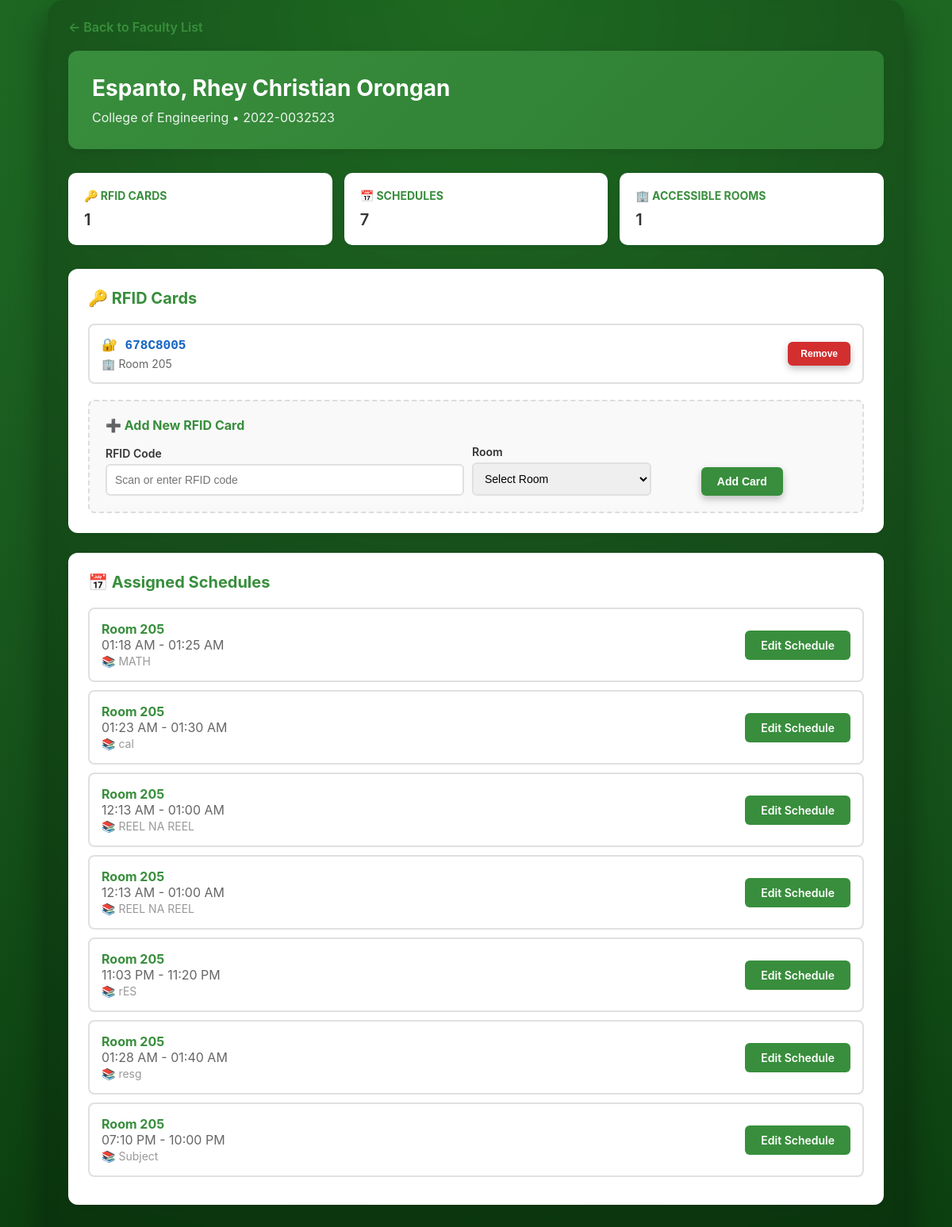
Page /accounts/faculty/5/access/ (signed in) on the committed database.
### kbox_app/models.py (models this page shows, shortened)
class Faculty(models.Model):
    DEPARTMENT_CHOICES = [
        ("COE", "College of Engineering"),
        ("CCIS", "College of Computing and Information Sciences"),
        ("CBT", "College of Business and Technology"),
        ("CAS", "College of Arts and Sciences"),
        ("CTE", "College of Teacher Education"),
    ]
    school_id = models.CharField(max_length=50, unique=True)
    full_name = models.CharField(max_length=150, blank=True, null=True)
    department = models.CharField(max_length=10, choices=DEPARTMENT_CHOICES, default="COE")
    is_active = models.BooleanField(default=True)

class RFIDRegistration(models.Model):
    rfid_code = models.CharField(max_length=50, unique=True)
    faculty = models.ForeignKey(Faculty, on_delete=models.CASCADE, related_name="rfid_cards")
    room = models.ForeignKey(Room, on_delete=models.CASCADE)
    is_active = models.BooleanField(default=True)
    created_at = models.DateTimeField(auto_now_add=True)

class Room(models.Model):
    code = models.CharField(max_length=10, unique=True)
    description = models.CharField(max_length=100, blank=True)
    is_active = models.BooleanField(default=True)
    created_at = models.DateTimeField(auto_now_add=True)
    updated_at = models.DateTimeField(auto_now=True)

class RoomSchedule(models.Model):
    DAY_CHOICES = [
        ("Mon", "Monday"),
        ("Tue", "Tuesday"),
        ("Wed", "Wednesday"),
        ("Thu", "Thursday"),
        ("Fri", "Friday"),
        ("Sat", "Saturday"),
        ("Sun", "Sunday"),
    ]
    SEMESTER_CHOICES = [
        ("1st", "1st Semester"),
        ("2nd", "2nd Semester"),
        ("summer", "Summer"),
        ("summer2", "Summer 2"),
    ]
    room = models.ForeignKey(Room, on_delete=models.CASCADE)
    semester = models.CharField(max_length=10, choices=SEMESTER_CHOICES, default="1st")
    day_of_week = models.CharField(max_length=100)
    start_time = models.TimeField()
    end_time = models.TimeField()
    subject = models.CharField(max_length=100, blank=True)
    instructor_name = models.CharField(max_length=100, blank=True)
    faculty = models.ForeignKey(
        Faculty,
        on_delete=models.SET_NULL,
        null=True,
        blank=True,
        related_name="schedules",
        help_text="Faculty member assigned to this schedule"
    )
    is_active = models.BooleanField(default=True)
    created_at = models.DateTimeField(auto_now_add=True)
    updated_at = models.DateTimeField(auto_now=True)
    def get_days_list(self):
        if self.day_of_week:
            return self.day_of_week.split(',')
        return []
    def get_days_display(self):
        days_map = {
            'monday': 'M',
            'tuesday': 'T',
            'wednesday': 'W',
            'thursday': 'Thu',
            'friday': 'F',
            'saturday': 'Sat',
            'sunday': 'Sun',
            'mon': 'M',
            'tue': 'T',
            'wed': 'W',
            'thu': 'Thu',
            'fri': 'Fri',
            'sat': 'Sat',
            'sun': 'Sun',
        }
        days = self.get_days_list()
        return ', '.join([days_map.get(day.strip().lower(), day.capitalize()) for day in days])
    def get_day_of_week_display(self):
        return self.get_days_display()

### kbox_app/views_management.py (the view, shortened to what this page needs)
# urls.py: path('faculty/<int:faculty_id>/access/', views_management.faculty_manage_access, name='faculty_manage_access'),
@staff_or_superuser_required
def faculty_manage_access(request, faculty_id):
    faculty = get_object_or_404(Faculty, id=faculty_id)
    rfid_cards = RFIDRegistration.objects.filter(faculty=faculty).select_related('room')
    schedules = RoomSchedule.objects.filter(faculty=faculty).select_related('room')
    assigned_room_ids = rfid_cards.values_list('room_id', flat=True)
    available_rooms = Room.objects.filter(is_active=True).exclude(id__in=assigned_room_ids)
    context = {
        'faculty': faculty,
        'rfid_cards': rfid_cards,
        'schedules': schedules,
        'available_rooms': available_rooms,
    }
    return render(request, 'kbox_app/faculty_manage_access.html', context)

### kbox_app/views.py (called while the page is built)
def staff_or_superuser_required(view_func):
    @wraps(view_func)
    def wrapper(request, *args, **kwargs):
        if not request.user.is_authenticated:
            return redirect('login')
        if request.user.is_superuser:
            return view_func(request, *args, **kwargs)
        try:
            if request.user.profile.user_type == 'staff':
                return view_func(request, *args, **kwargs)
        except UserProfile.DoesNotExist:
            pass
        return HttpResponseForbidden("Access denied. Staff or admin privileges required.")
    return wrapper

### kbox_app/templates/kbox_app/faculty_manage_access.html (shortened to what this page needs)
{% load static %}
<!DOCTYPE html>
<html lang="en">
<head>
  <link rel="stylesheet" href="{% static 'kbox_app/css/style.css' %}">
</head>
<body>
  <div class="container">
    <a href="{% url 'faculty_list' %}" class="back-link">← Back to Faculty List</a>
    <div class="faculty-header">
      <h1>{{ faculty.full_name }}</h1>
      <p>{{ faculty.get_department_display }} • {{ faculty.school_id }}</p>
    </div>
    <div class="info-grid">
      <div class="info-card">
        <h3>🔑 RFID Cards</h3>
        <p>{{ rfid_cards.count }}</p>
      </div>
      <div class="info-card">
        <h3>📅 Schedules</h3>
        <p>{{ schedules.count }}</p>
      </div>
      <div class="info-card">
        <h3>🏢 Accessible Rooms</h3>
        <p>{{ rfid_cards|length }}</p>
      </div>
    </div>
    <div class="section-box">
      <h2>🔑 RFID Cards</h2>
      {% if rfid_cards %}
        <ul class="rfid-list">
          {% for rfid in rfid_cards %}
            <li class="rfid-item">
              <div class="rfid-info">
                <div class="rfid-code">🔐 {{ rfid.rfid_code }}</div>
                <div class="rfid-room">🏢 Room {{ rfid.room.code }}</div>
              </div>
              <form method="post" style="margin: 0;">
                <button type="submit" class="btn btn-danger"
                        onclick="return confirm('Remove this RFID card?')">
                  Remove
                </button>
              </form>
            </li>
          {% endfor %}
        </ul>
      {% else %}
        <div class="empty-state">
          No RFID cards assigned yet. Add one below.
        </div>
      {% endif %}
      <div class="add-rfid-form" style="margin-top: 20px;">
        <h3>➕ Add New RFID Card</h3>
        <form method="post">
          <div class="form-row">
            <div class="form-group">
              <label for="rfid_code">RFID Code</label>
              <input type="text" name="rfid_code" id="rfid_code"
                     placeholder="Scan or enter RFID code" required>
            </div>
            <div class="form-group">
              <label for="room_id">Room</label>
              <select name="room_id" id="room_id" required>
                <option value="">Select Room</option>
              </select>
            </div>
            <div>
              <button type="submit" class="btn btn-primary">Add Card</button>
            </div>
          </div>
        </form>
      </div>
    </div>
    <div class="section-box">
      <h2>📅 Assigned Schedules</h2>
      {% if schedules %}
        <ul class="schedule-list">
          {% for schedule in schedules %}
            <li class="schedule-item">
              <div style="display: flex; justify-content: space-between; align-items: center;">
                <div>
                  <strong>Room {{ schedule.room.code }}</strong> •
                  {{ schedule.get_day_of_week_display }}<br>
                  <span style="color: #666;">
                    {{ schedule.start_time|time:"h:i A" }} - {{ schedule.end_time|time:"h:i A" }}
                  </span>
                  {% if schedule.subject %}
                    <br><span style="font-size: 14px; color: #999;">📚 {{ schedule.subject }}</span>
                  {% endif %}
                </div>
                <a href="{% url 'schedule_edit' schedule.id %}" class="btn btn-primary">
                  Edit Schedule
                </a>
              </div>
            </li>
          {% endfor %}
        </ul>
      {% else %}
        <div class="empty-state">
          No schedules assigned. Go to <a href="{% url 'schedule_list' %}">Schedule Management</a> to create schedules for this faculty.
        </div>
      {% endif %}
    </div>
  </div>
</body>
</html>

### kbox_app/static/kbox_app/css/style.css (style rules this page uses)
*, *::before, *::after { box-sizing: border-box; margin: 0; padding: 0; }
body { font-family: -apple-system, BlinkMacSystemFont, "Segoe UI", Arial, sans-serif; background: radial-gradient(circle at top, #258129 0, #1b5e20 45%, #0b3d0f 100%); color: #fefefe; min-height: 100vh; }
.container { width: 90%; max-width: 1200px; margin: 0 auto 40px auto; padding: 24px 26px 32px; background: rgba(0, 0, 0, 0.18); border-radius: 20px; box-shadow: 0 18px 45px rgba(0, 0, 0, 0.45); backdrop-filter: blur(8px); }
button, .logout-btn, a.logout-btn { display: inline-flex; align-items: center; justify-content: center; gap: 6px; padding: 10px 22px; border-radius: 999px; border: none; text-decoration: none; font-weight: 600; font-size: 0.95rem; cursor: pointer; background: #fdd835; color: #20451f; box-shadow: 0 4px 10px rgba(0, 0, 0, 0.25); transition: transform 0.15s ease, box-shadow 0.15s ease, background 0.15s ease; }
a { color: #ffeb3b; }

### kbox_app/templates/kbox_app/faculty_manage_access.html (style rules this page uses)
.faculty-header { background: linear-gradient(135deg, #388e3c 0%, #2e7d32 100%); color: white; padding: 30px; border-radius: 12px; margin-bottom: 30px; box-shadow: 0 4px 15px rgba(0,0,0,0.1); }
.faculty-header h1 { margin: 0 0 10px 0; font-size: 28px; }
.faculty-header p { margin: 0; opacity: 0.9; }
.info-grid { display: grid; grid-template-columns: repeat(auto-fit, minmax(200px, 1fr)); gap: 15px; margin-bottom: 30px; }
.info-card { background: white; padding: 20px; border-radius: 10px; box-shadow: 0 2px 8px rgba(0,0,0,0.08); }
.info-card h3 { margin: 0 0 10px 0; color: #388e3c; font-size: 14px; text-transform: uppercase; }
.info-card p { margin: 0; font-size: 20px; font-weight: 600; color: #333; }
.section-box { background: white; padding: 25px; border-radius: 12px; box-shadow: 0 2px 10px rgba(0,0,0,0.08); margin-bottom: 25px; }
.section-box h2 { margin: 0 0 20px 0; color: #388e3c; font-size: 20px; display: flex; align-items: center; gap: 10px; }
.rfid-list { list-style: none; padding: 0; margin: 0; }
.rfid-item { display: flex; justify-content: space-between; align-items: center; padding: 15px; border: 2px solid #e0e0e0; border-radius: 8px; margin-bottom: 10px; transition: all 0.2s; }
.rfid-info { flex: 1; }
.rfid-code { font-family: monospace; font-size: 16px; font-weight: 600; color: #1565c0; }
.rfid-room { font-size: 14px; color: #666; margin-top: 5px; }
.add-rfid-form { background: #f9f9f9; padding: 20px; border-radius: 8px; border: 2px dashed #ddd; }
.add-rfid-form h3 { margin: 0 0 15px 0; color: #388e3c; font-size: 16px; }
.form-row { display: grid; grid-template-columns: 2fr 1fr 1fr auto; gap: 10px; align-items: end; }
.form-group { margin-bottom: 0; }
.form-group label { display: block; margin-bottom: 5px; font-weight: 600; font-size: 14px; color: #333; }
.form-group input, .form-group select { width: 100%; padding: 10px; border: 2px solid #e0e0e0; border-radius: 6px; font-size: 14px; box-sizing: border-box; }
.schedule-list { list-style: none; padding: 0; margin: 0; }
.schedule-item { padding: 15px; border: 2px solid #e0e0e0; border-radius: 8px; margin-bottom: 10px; }
.schedule-item strong { color: #388e3c; }
.btn { padding: 10px 20px; border: none; border-radius: 6px; font-weight: 600; cursor: pointer; text-decoration: none; display: inline-block; transition: all 0.3s; font-size: 14px; }
.btn-primary { background: #388e3c; color: white; }
.btn-danger { background: #d32f2f; color: white; padding: 8px 16px; font-size: 12px; }
.back-link { display: inline-block; margin-bottom: 20px; color: #388e3c; text-decoration: none; font-weight: 600; }

### rows in the picture
Faculty: full_name "Espanto, Rhey Christian Orongan", department "College of Engineering", school_id "2022-0032523"
RFIDRegistration: rfid_code "678C8005", room.code "205"
RoomSchedule: room.code "205", start_time "01:18 AM", end_time "01:25 AM", subject "MATH"
RoomSchedule: room.code "205", start_time "01:23 AM", end_time "01:30 AM", subject "cal"
RoomSchedule: room.code "205", start_time "12:13 AM", end_time "01:00 AM", subject "REEL NA REEL"
RoomSchedule: room.code "205", start_time "12:13 AM", end_time "01:00 AM", subject "REEL NA REEL"
RoomSchedule: room.code "205", start_time "11:03 PM", end_time "11:20 PM", subject "rES"
RoomSchedule: room.code "205", start_time "01:28 AM", end_time "01:40 AM", subject "resg"
RoomSchedule: room.code "205", start_time "07:10 PM", end_time "10:00 PM", subject "Subject"

### other values in the picture
{{ rfid_cards.count }} "1"
{{ schedules.count }} "7"
{{ rfid_cards|length }} "1"
